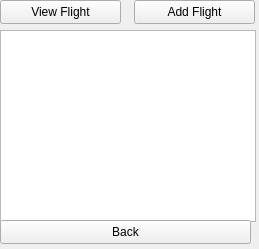
<?xml version="1.0" encoding="UTF-8"?>
<ui version="4.0">
 <class>Form</class>
 <widget class="QWidget" name="Form">
  <property name="geometry">
   <rect>
    <x>0</x>
    <y>0</y>
    <width>259</width>
    <height>249</height>
   </rect>
  </property>
  <property name="windowTitle">
   <string>Form</string>
  </property>
  <widget class="QTableView" name="tableView">
   <property name="geometry">
    <rect>
     <x>0</x>
     <y>30</y>
     <width>256</width>
     <height>192</height>
    </rect>
   </property>
   <property name="sortingEnabled">
    <bool>true</bool>
   </property>
  </widget>
  <widget class="QPushButton" name="pushButton">
   <property name="geometry">
    <rect>
     <x>0</x>
     <y>0</y>
     <width>121</width>
     <height>24</height>
    </rect>
   </property>
   <property name="text">
    <string>View Flight</string>
   </property>
  </widget>
  <widget class="QPushButton" name="pushButton_2">
   <property name="geometry">
    <rect>
     <x>134</x>
     <y>0</y>
     <width>121</width>
     <height>24</height>
    </rect>
   </property>
   <property name="text">
    <string>Add Flight</string>
   </property>
  </widget>
  <widget class="QPushButton" name="pushButton_3">
   <property name="geometry">
    <rect>
     <x>0</x>
     <y>220</y>
     <width>251</width>
     <height>24</height>
    </rect>
   </property>
   <property name="text">
    <string>Back</string>
   </property>
  </widget>
 </widget>
 <resources/>
 <connections/>
</ui>
